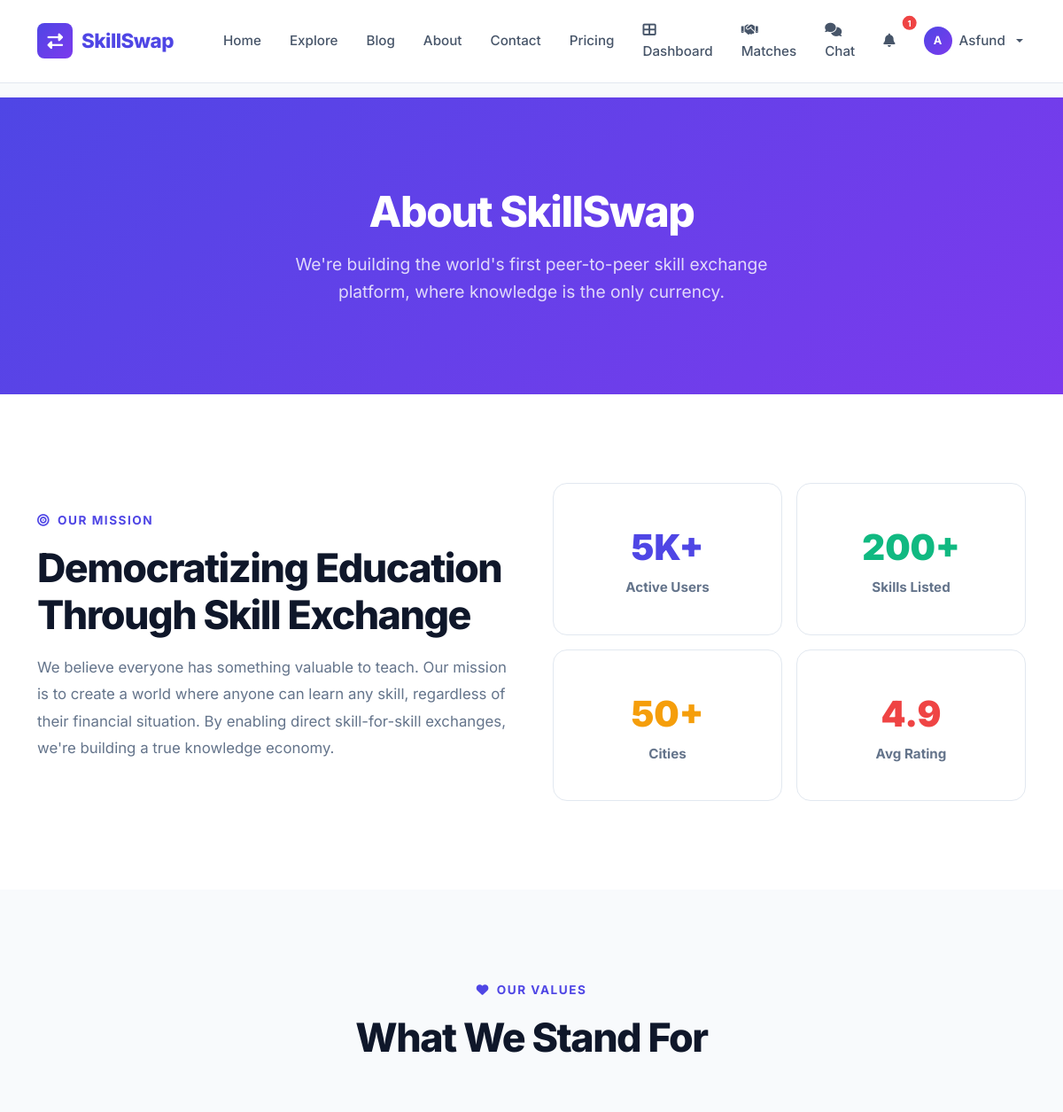
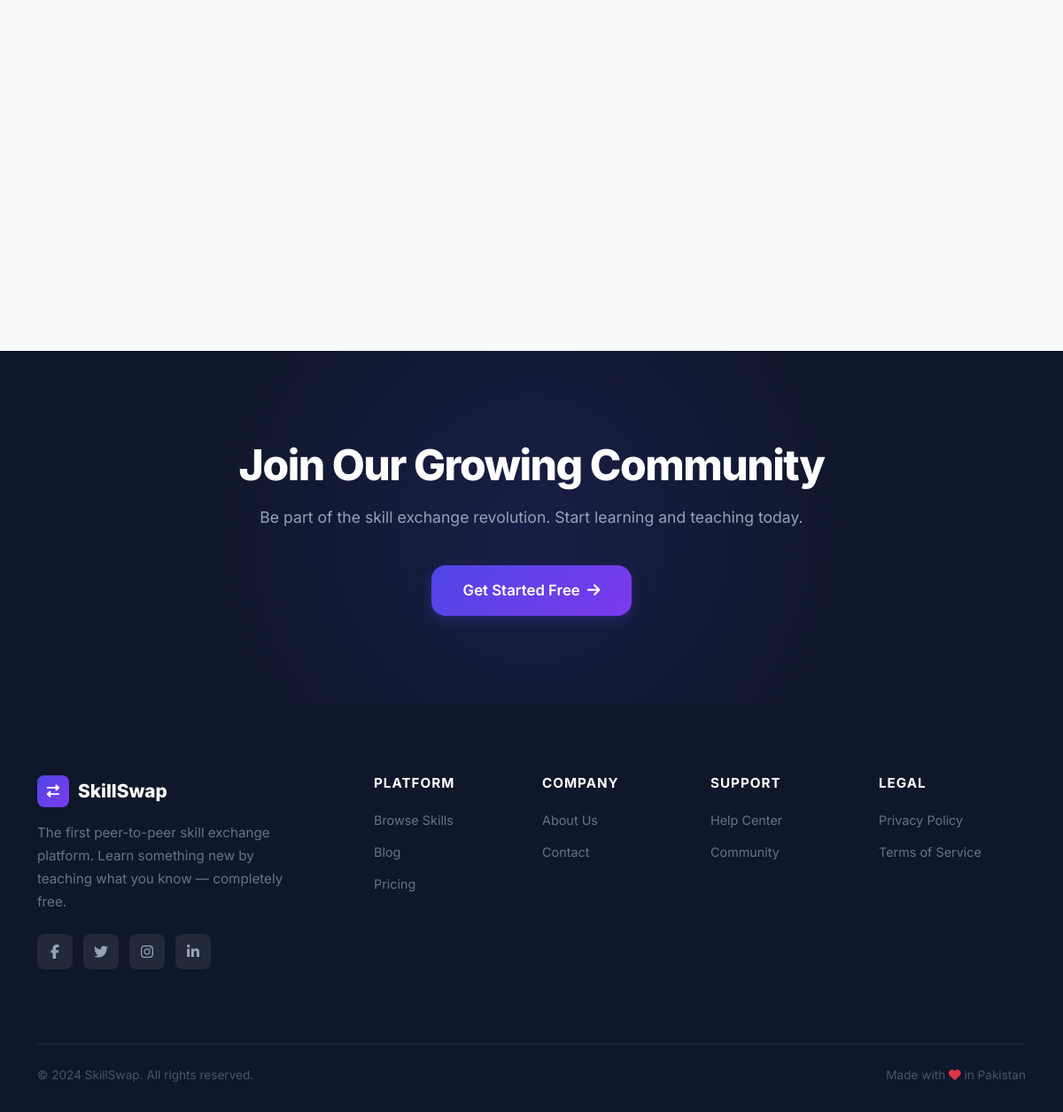
The page /about (signed in) on the database its author committed (2 pictures, top to bottom).
### app/models.py (models this page shows, shortened)
class User(UserMixin, db.Model):
    __tablename__ = 'users'
    id = db.Column(db.Integer, primary_key=True)
    full_name = db.Column(db.String(100), nullable=False)
    email = db.Column(db.String(120), unique=True, nullable=False)
    password_hash = db.Column(db.String(256), nullable=False)
    phone = db.Column(db.String(20))
    city = db.Column(db.String(50))
    bio = db.Column(db.Text)
    profile_pic = db.Column(db.String(200), default='default.png')
    is_admin = db.Column(db.Boolean, default=False)
    is_verified = db.Column(db.Boolean, default=False)
    account_type = db.Column(db.String(20), default='free')
    reset_token = db.Column(db.String(100))
    otp_code = db.Column(db.String(6))
    otp_created_at = db.Column(db.DateTime)
    otp_purpose = db.Column(db.String(20))
    created_at = db.Column(db.DateTime, default=datetime.utcnow)
    updated_at = db.Column(db.DateTime, default=datetime.utcnow, onupdate=datetime.utcnow)
    skills_offering = db.relationship('SkillOffering', backref='user', lazy=True, cascade='all, delete-orphan')
    skills_wanted = db.relationship('SkillWanted', backref='user', lazy=True, cascade='all, delete-orphan')
    reviews_given = db.relationship('Review', foreign_keys='Review.reviewer_id', backref='reviewer', lazy=True)
    reviews_received = db.relationship('Review', foreign_keys='Review.reviewed_user_id', backref='reviewed_user', lazy=True)
    notifications = db.relationship('Notification', backref='user', lazy=True, cascade='all, delete-orphan')
    def get_unread_notification_count(self):
        return Notification.query.filter_by(user_id=self.id, is_read=False).count()

### app/routes/main.py (the view)
@main_bp.route('/about')
def about():
    total_users = User.query.count()
    return render_template('about.html', total_users=total_users)

### app/models.py (called while the page is built)
@login_manager.user_loader
def load_user(user_id):
    return User.query.get(int(user_id))

### app/templates/about.html (shortened to what this page needs)
{% extends "base.html" %}
{% block content %}
<section class="section" style="background:var(--gradient-1); color:white; text-align:center;">
    <div class="container">
        <h1 style="font-size:3rem; font-weight:800; letter-spacing:-1.5px; margin-bottom:16px;">
            About SkillSwap
        </h1>
        <p style="font-size:1.2rem; opacity:0.8; max-width:600px; margin:0 auto;">
            We're building the world's first peer-to-peer skill exchange platform,
            where knowledge is the only currency.
        </p>
    </div>
</section>
<section class="section section-light">
    <div class="container">
        <div class="row align-items-center g-5">
            <div class="col-md-6">
                <span class="section-label"><i class="fas fa-bullseye"></i> OUR MISSION</span>
                <h2 class="section-title">Democratizing Education Through Skill Exchange</h2>
                <p style="color:var(--gray-500); font-size:1.05rem; line-height:1.8;">
                    We believe everyone has something valuable to teach. Our mission is to create
                    a world where anyone can learn any skill, regardless of their financial situation.
                    By enabling direct skill-for-skill exchanges, we're building a true knowledge economy.
                </p>
            </div>
            <div class="col-md-6">
                <div class="row g-3">
                    <div class="col-6">
                        <div class="card feature-card text-center">
                            <div style="font-size:2.5rem; font-weight:900; color:var(--primary);">5K+</div>
                            <p class="mb-0 fw-bold">Active Users</p>
                        </div>
                    </div>
                    <div class="col-6">
                        <div class="card feature-card text-center">
                            <div style="font-size:2.5rem; font-weight:900; color:var(--success);">200+</div>
                            <p class="mb-0 fw-bold">Skills Listed</p>
                        </div>
                    </div>
                    <div class="col-6">
                        <div class="card feature-card text-center">
                            <div style="font-size:2.5rem; font-weight:900; color:var(--warning);">50+</div>
                            <p class="mb-0 fw-bold">Cities</p>
                        </div>
                    </div>
                    <div class="col-6">
                        <div class="card feature-card text-center">
                            <div style="font-size:2.5rem; font-weight:900; color:var(--danger);">4.9</div>
                            <p class="mb-0 fw-bold">Avg Rating</p>
                        </div>
                    </div>
                </div>
            </div>
        </div>
    </div>
</section>
<section class="section section-gray">
    <div class="container">
        <div class="text-center mb-5">
            <span class="section-label"><i class="fas fa-heart"></i> OUR VALUES</span>
            <h2 class="section-title">What We Stand For</h2>
        </div>
        <div class="row g-4">
            <div class="col-md-4">
            </div>
            <div class="col-md-4">
            </div>
            <div class="col-md-4">
            </div>
        </div>
    </div>
</section>
<section class="cta-section">
    <div class="container">
        <h2>Join Our Growing Community</h2>
        <p>Be part of the skill exchange revolution. Start learning and teaching today.</p>
        <a href="{{ url_for('auth.register') }}" class="btn btn-primary btn-lg" style="position:relative;z-index:1;">
            Get Started Free <i class="fas fa-arrow-right"></i>
        </a>
    </div>
</section>
{% endblock %}

### app/templates/base.html (shortened to what this page needs)
<!DOCTYPE html>
<html lang="en">
<head>
    <link href="https://cdn.jsdelivr.net/npm/bootstrap@5.3.0/dist/css/bootstrap.min.css" rel="stylesheet">
    <link rel="stylesheet" href="https://cdnjs.cloudflare.com/ajax/libs/font-awesome/6.5.0/css/all.min.css">
    <link rel="stylesheet" href="{{ url_for('static', filename='css/style.css') }}">
</head>
<body>
    <nav class="navbar navbar-expand-lg sticky-top" id="mainNav">
        <div class="container">
            <a class="navbar-brand" href="{{ url_for('main.index') }}">
                <span class="brand-icon"><i class="fas fa-exchange-alt"></i></span>
                SkillSwap
            </a>
            <div class="collapse navbar-collapse" id="navbarNav">
                <ul class="navbar-nav me-auto ms-4">
                    <li class="nav-item"><a class="nav-link" href="{{ url_for('main.index') }}">Home</a></li>
                    <li class="nav-item"><a class="nav-link" href="{{ url_for('skills.explore') }}">Explore</a></li>
                    <li class="nav-item"><a class="nav-link" href="{{ url_for('blog.blog_list') }}">Blog</a></li>
                    <li class="nav-item"><a class="nav-link" href="{{ url_for('main.about') }}">About</a></li>
                    <li class="nav-item"><a class="nav-link" href="{{ url_for('main.contact') }}">Contact</a></li>
                    <li class="nav-item"><a class="nav-link" href="{{ url_for('main.pricing') }}">Pricing</a></li>
                </ul>
                <ul class="navbar-nav align-items-center">
                    {% if current_user.is_authenticated %}
                    <li class="nav-item">
                        <a class="nav-link" href="{{ url_for('main.dashboard') }}"><i class="fas fa-th-large"></i> Dashboard</a>
                    </li>
                    <li class="nav-item">
                        <a class="nav-link" href="{{ url_for('matching.find_matches') }}"><i class="fas fa-handshake"></i> Matches</a>
                    </li>
                    <li class="nav-item">
                        <a class="nav-link" href="{{ url_for('chat.chat_list') }}"><i class="fas fa-comments"></i> Chat</a>
                    </li>
                    <li class="nav-item">
                        <a class="nav-link position-relative" href="{{ url_for('notifications.all_notifications') }}">
                            <i class="fas fa-bell"></i>
                            {% if current_user.get_unread_notification_count() > 0 %}
                            <span class="position-absolute top-0 start-100 translate-middle badge rounded-pill" style="background:var(--danger); font-size:0.6rem;">
                                {{ current_user.get_unread_notification_count() }}
                            </span>
                            {% endif %}
                        </a>
                    </li>
                    <li class="nav-item dropdown">
                        <a class="nav-link dropdown-toggle d-flex align-items-center gap-2" href="#" data-bs-toggle="dropdown">
                            <div style="width:32px;height:32px;border-radius:50%;background:var(--gradient-1);display:flex;align-items:center;justify-content:center;color:white;font-size:0.8rem;font-weight:700;overflow:hidden;">
                                {% if current_user.profile_pic and current_user.profile_pic != 'default.png' %}
                                <img src="{{ url_for('static', filename='images/avatars/' + current_user.profile_pic) }}" style="width:100%;height:100%;object-fit:cover;">
                                {% else %}
                                {{ current_user.full_name[0] }}
                                {% endif %}
                            </div>
                            {{ current_user.full_name.split()[0] }}
                        </a>
                    </li>
                    {% endif %}
                </ul>
            </div>
        </div>
    </nav>
    <main>{% block content %}{% endblock %}</main>
    <footer class="footer">
        <div class="container">
            <div class="row">
                <div class="col-lg-4 mb-4">
                    <div class="footer-brand">
                        <span class="brand-icon"><i class="fas fa-exchange-alt"></i></span>
                        SkillSwap
                    </div>
                    <p class="footer-description">The first peer-to-peer skill exchange platform. Learn something new by teaching what you know — completely free.</p>
                    <div class="social-links">
                        <a href="#" class="social-link"><i class="fab fa-facebook-f"></i></a>
                        <a href="#" class="social-link"><i class="fab fa-twitter"></i></a>
                        <a href="#" class="social-link"><i class="fab fa-instagram"></i></a>
                        <a href="#" class="social-link"><i class="fab fa-linkedin-in"></i></a>
                    </div>
                </div>
                <div class="col-lg-2 col-md-4 col-6 mb-4">
                    <h6>Platform</h6>
                    <ul class="footer-links">
                        <li><a href="{{ url_for('skills.explore') }}">Browse Skills</a></li>
                        <li><a href="{{ url_for('blog.blog_list') }}">Blog</a></li>
                        <li><a href="{{ url_for('main.pricing') }}">Pricing</a></li>
                    </ul>
                </div>
                <div class="col-lg-2 col-md-4 col-6 mb-4">
                    <h6>Company</h6>
                    <ul class="footer-links">
                        <li><a href="{{ url_for('main.about') }}">About Us</a></li>
                        <li><a href="{{ url_for('main.contact') }}">Contact</a></li>
                    </ul>
                </div>
                <div class="col-lg-2 col-md-4 col-6 mb-4">
                    <h6>Support</h6>
                    <ul class="footer-links">
                        <li><a href="#">Help Center</a></li>
                        <li><a href="#">Community</a></li>
                    </ul>
                </div>
                <div class="col-lg-2 col-md-4 col-6 mb-4">
                    <h6>Legal</h6>
                    <ul class="footer-links">
                        <li><a href="#">Privacy Policy</a></li>
                        <li><a href="#">Terms of Service</a></li>
                    </ul>
                </div>
            </div>
            <div class="footer-bottom">
                <p>&copy; 2024 SkillSwap. All rights reserved.</p>
                <p>Made with <i class="fas fa-heart text-danger"></i> in Pakistan</p>
            </div>
        </div>
    </footer>
</body>
</html>

### rows shown on the page
User: get_unread_notification_count "1", full_name "A", full_name "Asfund"
